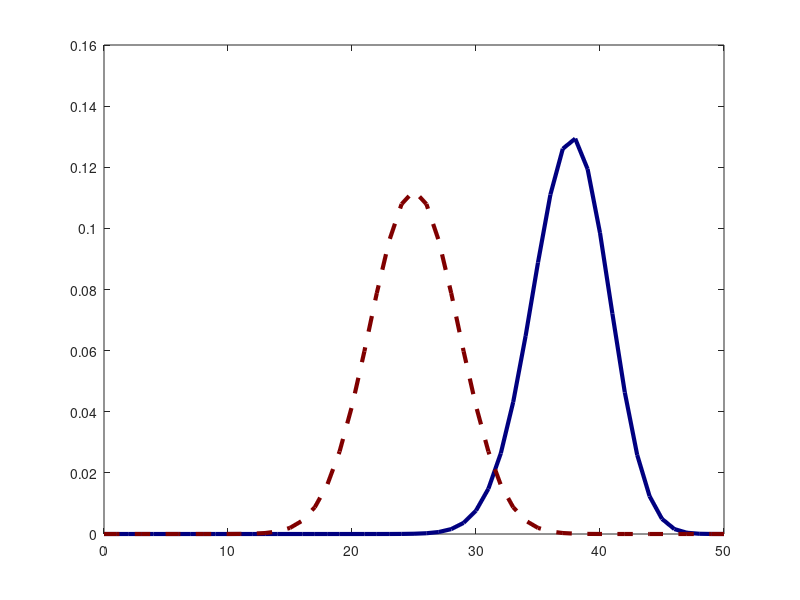

MATLAB code to generate this figure: (Note: this script raises an error after producing the figure.)
% This script graphs the Athena tails in the first round
%---
% Required input is
%       p: winner fraction
%       n1: size of first draw
%       k1: winner ballots in sample
%---

%----Input
p = 0.75; % Announced winner fraction, denoted x in README
n1 = 50; % Ballots drawn in round 1
k1 = 32; % winner ballots in sample

%----Computations
margin = 2*p-1;

%----Begin graphs

% Name colors
maroon = [0.5 0 0];
navy = [0 0 0.5];
dull_green = [0 0.6 0];

% Binomial for the announced election 
first_plot = plot((0:n1), binopdf((0:n1),n1,p), 'Color', navy, 'LineWidth', 3);
hold
% Binomial for a tie
second_plot = plot((0:n1), binopdf((0:n1),n1,0.5), '--', ...
    'Color', maroon, 'LineWidth', 3);

% Draw vertical line at k1 and label it
xl = xline(k1, '-.', {sprintf('$k_1$=%d', k1)}, 'Interpreter', 'latex');
xl.LineWidth=1;
xl.FontSize=14;
xl.LabelVerticalAlignment='middle';

% Draw corresponding horizontal lines where vertical line crosses each of 
% the two curves and label
yl1 = yline(binopdf(k1,n1,p), ':', ...
    {sprintf('Prob($k_1$ = %d $\\mid$ margin = %1.1f) = %1.4f', k1, margin, binopdf(k1,n1,p))}, 'Interpreter', 'latex');
yl1.LineWidth=2;
yl1.FontSize=14;
yl1.LabelHorizontalAlignment='left';

yl2 = yline(binopdf(k1,n1,0.5), ':', ...
    {sprintf('Prob($k_1$ = %d $\\mid$ margin = 0) = %1.4f', k1, binopdf(k1,n1,0.5))}, 'Interpreter', 'latex');
yl2.LineWidth=2;
yl2.FontSize = 14;
yl2.LabelHorizontalAlignment='left';

% Label axes
xlabel('Number of winner ballots in first round, $K_1$', 'FontSize', 14, 'Interpreter', 'latex')
ylabel('Probability', 'FontSize', 14)
title(sprintf('Probability as a function of winner ballots; $n_1$ = %d', n1), 'FontSize', 16, 'Interpreter', 'latex') 

% Color tails
patch_label1 = patch([(k1:n1), fliplr((k1:n1))], ...
    [binopdf((k1:n1),n1,p), fliplr(zeros(1,n1-k1+1))], navy, 'FaceAlpha', 0.25);
patch_label2 = patch([(k1:n1), fliplr((k1:n1))], ...
    [binopdf((k1:n1),n1,0.5), fliplr(zeros(1,n1-k1+1))], maroon);

% Legend
legend(vertcat(first_plot, second_plot, patch_label1, patch_label2), ...
    sprintf('Election with margin = %1.1f', margin), 'Tied election', ...
    sprintf('Tail for election with margin = %1.1f', margin), ...
    sprintf('Tail for tied election'), ...
    'Location', 'NorthWest', 'FontSize', 14);

